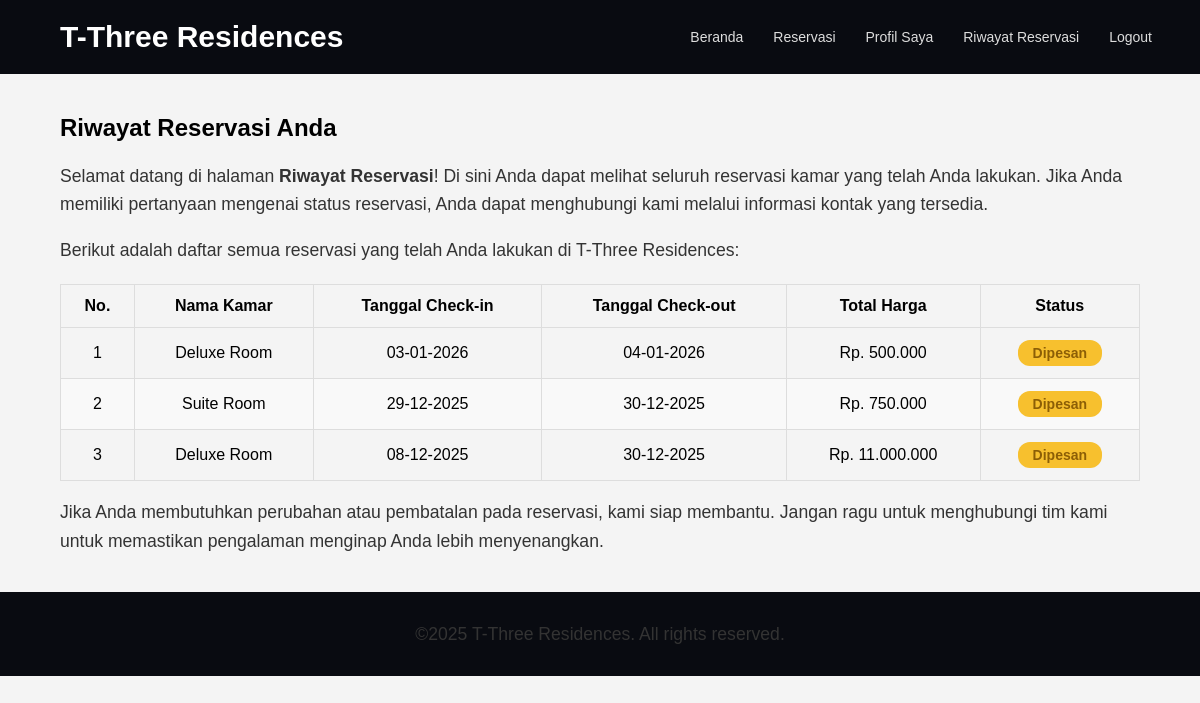
The app's page /user/riwayat_reservasi.php (signed in) with its own data.
### tables this page shows
CREATE TABLE `settings` (
  `id` int(11) NOT NULL,
  `setting_key` varchar(255) NOT NULL,
  `value` text NOT NULL
);

CREATE TABLE `reservasi` (
  `id_reservasi` int(11) NOT NULL,
  `nama_lengkap` varchar(100) NOT NULL,
  `nama_kamar` varchar(100) NOT NULL,
  `check_in` date NOT NULL,
  `check_out` date NOT NULL,
  `total_harga` int(11) NOT NULL,
  `status` enum('dipesan','selesai','batal','konfirmasi') DEFAULT 'dipesan',
  `created_at` timestamp NOT NULL DEFAULT current_timestamp()
);

### user/riwayat_reservasi.php (the view, shortened to what this page needs)
<?php
    include "../config/koneksi.php";
    $no = 1;
    $user_id = $_SESSION['user_id'];
    $query_user = mysqli_query($koneksi, "SELECT * FROM users WHERE id = '$user_id'");
    $user = mysqli_fetch_assoc($query_user);
    $query_reservasi = mysqli_query($koneksi, "SELECT * FROM reservasi WHERE nama_lengkap = '$user[nama_lengkap]' ORDER BY check_in DESC");
    $query_website = mysqli_query($koneksi, "SELECT value FROM settings WHERE setting_key = 'website_name'");
    $website = mysqli_fetch_assoc($query_website);
    $website_name = $website['value'];
?>
<!DOCTYPE html>
<html lang="id">
<head>
    <link rel="stylesheet" href="../assets/css/user.css">
</head>
<body>
    <?php include '../includes/header-user.php'; ?>
    <main class="main-content">
        <section class="riwayat-reservasi">
            <div class="content">
                <h2>Riwayat Reservasi Anda</h2>
                <p>Selamat datang di halaman <strong>Riwayat Reservasi</strong>! Di sini Anda dapat melihat seluruh
                    reservasi kamar yang telah Anda lakukan. Jika Anda memiliki pertanyaan mengenai status reservasi,
                    Anda dapat menghubungi kami melalui informasi kontak yang tersedia.</p>
                <p>Berikut adalah daftar semua reservasi yang telah Anda lakukan di <?= $website_name ?>:</p>
                <table>
                    <thead>
                        <tr>
                            <th>No.</th>
                            <th>Nama Kamar</th>
                            <th>Tanggal Check-in</th>
                            <th>Tanggal Check-out</th>
                            <th>Total Harga</th>
                            <th>Status</th>
                        </tr>
                    </thead>
                    <tbody>
                        <?php if (mysqli_num_rows($query_reservasi) > 0) { ?>
                            <?php while ($reservasi = mysqli_fetch_assoc($query_reservasi)) { ?>
                                <tr>
                                    <td><?= $no++; ?></td>
                                    <td><?= $reservasi['nama_kamar']; ?></td>
                                    <td><?= date('d-m-Y', strtotime($reservasi['check_in'])); ?></td>
                                    <td><?= date('d-m-Y', strtotime($reservasi['check_out'])); ?></td>
                                    <td>Rp. <?= number_format($reservasi['total_harga'], 0, ',', '.'); ?></td>
                                    <td><span
                                            class="badge <?= strtolower($reservasi['status']); ?>"><?= ucfirst($reservasi['status']); ?></span>
                                    </td>
                                </tr>
                            <?php } ?>
                        <?php } ?>
                    </tbody>
                </table>
                <p>Jika Anda membutuhkan perubahan atau pembatalan pada reservasi, kami siap membantu. Jangan ragu untuk
                    menghubungi tim kami untuk memastikan pengalaman menginap Anda lebih menyenangkan.</p>
            </div>
        </section>
        <?php include '../includes/footer.php'; ?>
    </main>
</body>
</html>

### includes/header-user.php
<header>
    <h1><?= $website_name ?></h1>
    <nav>
        <ul>
            <li><a href="index.php">Beranda</a></li>
            <li><a href="reservasi.php">Reservasi</a></li>
            <li><a href="profil_user.php">Profil Saya</a></li>
            <li><a href="riwayat_reservasi.php">Riwayat Reservasi</a></li>
            <li><a href="../logout.php">Logout</a></li>
        </ul>
    </nav>
</header>

### includes/footer.php
<footer>
    <p>&copy;2025 <?= $website_name ?>. All rights reserved.</p>
</footer>

### assets/css/user.css (style rules this page uses)
html, body { min-height: 100vh; margin: 0; padding: 0; display: flex; flex-direction: column; background-color: #f4f4f4; font-family: Arial, Helvetica, sans-serif; box-sizing: border-box; }
body { flex: 1; }
a { text-decoration: none; color: inherit; }
header { position: fixed; width: 91%; top: 0; z-index: 1000; background-color: #090b11; padding: 10px 0; color: white; display: flex; justify-content: space-between; align-items: center; padding: 0 60px; }
header h1 { font-size: 30px; }
header nav ul { list-style: none; padding: 0; text-align: center; display: flex; justify-content: center; gap: 10px; }
header nav ul li a { color: #ddd; margin-left: 20px; font-size: 14px; position: relative; padding-bottom: 5px; }
header nav ul li a::after { content: ""; position: absolute; bottom: 0; left: 0; width: 0%; height: 2px; background-color: #fff; transition: width 0.3s ease; }
main { flex: 1; margin-top: 74px; }
.content { padding: 0 60px; flex: 1; }
.riwayat-reservasi { padding: 20px 0; }
table { width: 100%; border-collapse: collapse; margin-top: 20px; }
table th, table td { padding: 12px; text-align: center; border: 1px solid #ddd; }
table th { background-color: #f4f4f4; font-weight: bold; }
table tbody tr:nth-child(even) { background-color: #f9f9f9; }
a { color: #4caf50; text-decoration: none; }
p { font-size: 1.1rem; line-height: 1.6; color: #333; }
footer { background-color: #090b11; color: white; text-align: center; padding: 10px 0; width: 100%; position: relative; margin-top: auto; margin-top: auto; }
.badge { display: inline-block; padding: 5px 15px; font-size: 14px; font-weight: bold; text-align: center; border-radius: 12px; text-transform: capitalize; }
.dipesan { background-color: #f7c02e; color: #8c5e06; }

### records on screen
settings: value "T-Three Residences"
reservasi: nama_kamar "Deluxe Room", check_in "03-01-2026", check_out "04-01-2026", total_harga "500.000", status "Dipesan"
reservasi: nama_kamar "Suite Room", check_in "29-12-2025", check_out "30-12-2025", total_harga "750.000", status "Dipesan"
reservasi: nama_kamar "Deluxe Room", check_in "08-12-2025", check_out "30-12-2025", total_harga "11.000.000", status "Dipesan"
